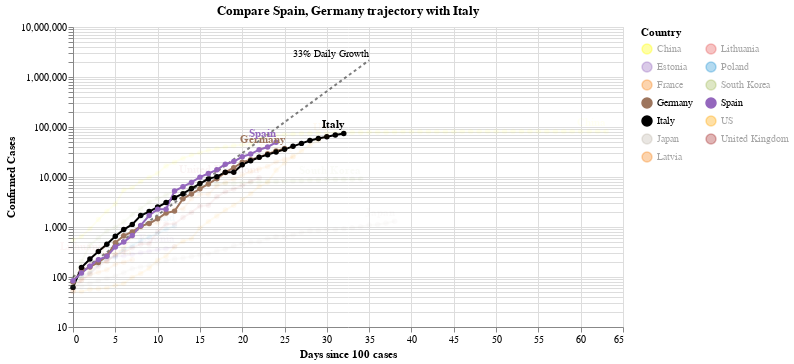

The code cell stored with this chart in its notebook:
### Code cell
#hide_input
chart2 = make_since_chart(['Spain', 'Germany'])
chart2

### Figure 1 — Vega-Lite specification as saved in the notebook (floating-point values rounded to 4 significant figures; data arrays with more than 128 entries replaced by an {"elided": "..."} marker saying what was removed)
{"config": {"view": {"continuousWidth": 400, "continuousHeight": 300}}, "layer": [{"mark": {"type": "line", "color": "black", "opacity": 0.5, "strokeDash": [3, 3]}, "encoding": {"x": {"type": "quantitative", "field": "Days since 100 cases"}, "y": {"type": "quantitative", "field": "Confirmed Cases"}}}, {"mark": {"type": "text", "align": "right", "dy": -6, "fontSize": 10, "text": "33% Daily Growth"}, "encoding": {"x": {"type": "quantitative", "field": "Days since 100 cases"}, "y": {"type": "quantitative", "field": "Confirmed Cases"}}, "transform": [{"filter": "(datum['Days since 100 cases'] >= 35)"}]}, {"data": {"name": "data-6abf75a8234813f234e6c8dc07815420"}, "mark": {"type": "line", "point": true}, "encoding": {"color": {"type": "nominal", "field": "Country", "legend": {"columns": 2}, "scale": {"domain": ["China", "Estonia", "France", "Germany", "Italy", "Japan", "Latvia", "Lithuania", "Poland", "South Korea", "Spain", "US", "United Kingdom"], "range": ["yellow", "#9467bd", "#F58518", "#9D755D", "black", "#C1B7AD", "#F58518", "#E45756", "#2495D3", "#A1BA59", "#9467bd", "orange", "brown"]}}, "opacity": {"condition": {"value": 1, "selection": "selector003"}, "value": 0.05}, "tooltip": [{"type": "nominal", "field": "Country"}, {"type": "temporal", "field": "Date"}, {"type": "quantitative", "field": "Confirmed Cases"}, {"type": "quantitative", "field": "Days since 100 cases"}], "x": {"type": "quantitative", "field": "Days since 100 cases"}, "y": {"type": "quantitative", "field": "Confirmed Cases", "scale": {"type": "log"}}}, "selection": {"selector003": {"type": "multi", "fields": ["Country"], "bind": "legend", "init": [{"Country": "Spain"}, {"Country": "Germany"}, {"Country": "Italy"}]}}, "width": 550}, {"data": {"name": "data-6abf75a8234813f234e6c8dc07815420"}, "mark": {"type": "text", "align": "right", "dy": -8, "fontWeight": "bold"}, "encoding": {"color": {"type": "nominal", "field": "Country", "legend": {"columns": 2}, "scale": {"domain": ["China", "Estonia", "France", "Germany", "Italy", "Japan", "Latvia", "Lithuania", "Poland", "South Korea", "Spain", "US", "United Kingdom"], "range": ["yellow", "#9467bd", "#F58518", "#9D755D", "black", "#C1B7AD", "#F58518", "#E45756", "#2495D3", "#A1BA59", "#9467bd", "orange", "brown"]}}, "opacity": {"condition": {"value": 1, "selection": "selector003"}, "value": 0.05}, "text": {"type": "nominal", "field": "Country"}, "tooltip": [{"type": "nominal", "field": "Country"}, {"type": "temporal", "field": "Date"}, {"type": "quantitative", "field": "Confirmed Cases"}, {"type": "quantitative", "field": "Days since 100 cases"}], "x": {"type": "quantitative", "field": "Days since 100 cases"}, "y": {"type": "quantitative", "field": "Confirmed Cases", "scale": {"type": "log"}}}, "transform": [{"filter": "(datum['Date'] >= 1585094400000)"}], "width": 550}], "data": {"name": "data-c1a3bbf4dd040f2e7e8e7a69520e3c2a"}, "title": "Compare Spain, Germany trajectory with Italy", "$schema": "https://vega.github.io/schema/vega-lite/v4.0.2.json", "datasets": {"data-c1a3bbf4dd040f2e7e8e7a69520e3c2a": [{"Days since 100 cases": 0, "Confirmed Cases": 100.0}, {"Days since 100 cases": 1, "Confirmed Cases": 133.0}, {"Days since 100 cases": 2, "Confirmed Cases": 176.9}, {"Days since 100 cases": 3, "Confirmed Cases": 235.3}, {"Days since 100 cases": 4, "Confirmed Cases": 312.9}, {"Days since 100 cases": 5, "Confirmed Cases": 416.2}, {"Days since 100 cases": 6, "Confirmed Cases": 553.5}, {"Days since 100 cases": 7, "Confirmed Cases": 736.1}, {"Days since 100 cases": 8, "Confirmed Cases": 979.1}, {"Days since 100 cases": 9, "Confirmed Cases": 1302.0}, {"Days since 100 cases": 10, "Confirmed Cases": 1732.0}, {"Days since 100 cases": 11, "Confirmed Cases": 2303.0}, {"Days since 100 cases": 12, "Confirmed Cases": 3064.0}, {"Days since 100 cases": 13, "Confirmed Cases": 4074.0}, {"Days since 100 cases": 14, "Confirmed Cases": 5419.0}, {"Days since 100 cases": 15, "Confirmed Cases": 7207.0}, {"Days since 100 cases": 16, "Confirmed Cases": 9586.0}, {"Days since 100 cases": 17, "Confirmed Cases": 12750.0}, {"Days since 100 cases": 18, "Confirmed Cases": 16960.0}, {"Days since 100 cases": 19, "Confirmed Cases": 22550.0}, {"Days since 100 cases": 20, "Confirmed Cases": 29990.0}, {"Days since 100 cases": 21, "Confirmed Cases": 39890.0}, {"Days since 100 cases": 22, "Confirmed Cases": 53060.0}, {"Days since 100 cases": 23, "Confirmed Cases": 70560.0}, {"Days since 100 cases": 24, "Confirmed Cases": 93850.0}, {"Days since 100 cases": 25, "Confirmed Cases": 124800.0}, {"Days since 100 cases": 26, "Confirmed Cases": 166000.0}, {"Days since 100 cases": 27, "Confirmed Cases": 220800.0}, {"Days since 100 cases": 28, "Confirmed Cases": 293700.0}, {"Days since 100 cases": 29, "Confirmed Cases": 390600.0}, {"Days since 100 cases": 30, "Confirmed Cases": 519500.0}, {"Days since 100 cases": 31, "Confirmed Cases": 690900.0}, {"Days since 100 cases": 32, "Confirmed Cases": 918900.0}, {"Days since 100 cases": 33, "Confirmed Cases": 1222000.0}, {"Days since 100 cases": 34, "Confirmed Cases": 1625000.0}, {"Days since 100 cases": 35, "Confirmed Cases": 2162000.0}], "data-6abf75a8234813f234e6c8dc07815420": {"elided": "342 records"}}}
